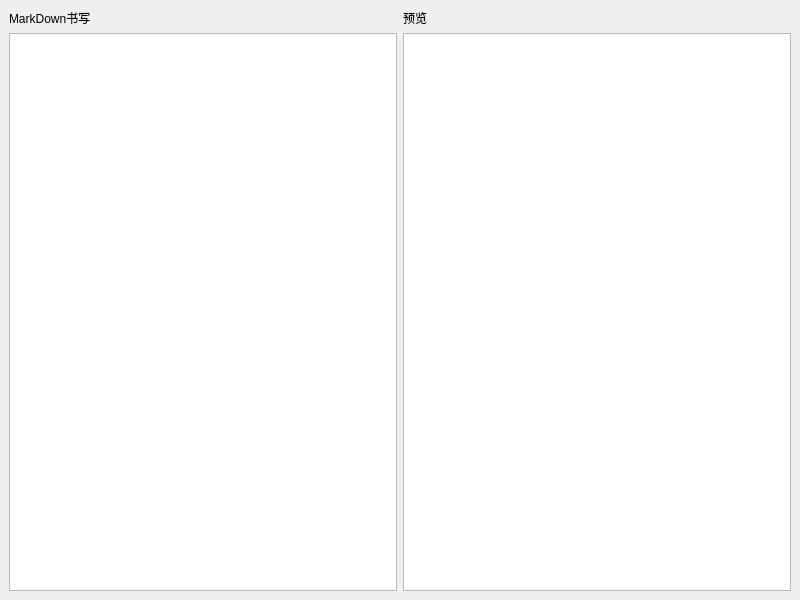
<?xml version="1.0" encoding="UTF-8"?>
<ui version="4.0">
 <class>MainWindow</class>
 <widget class="QMainWindow" name="MainWindow">
  <property name="geometry">
   <rect>
    <x>0</x>
    <y>0</y>
    <width>800</width>
    <height>600</height>
   </rect>
  </property>
  <property name="windowTitle">
   <string>微信公众号：学点编程吧--Markdown书写</string>
  </property>
  <widget class="QWidget" name="centralWidget">
   <layout class="QHBoxLayout" name="horizontalLayout">
    <item>
     <layout class="QVBoxLayout" name="verticalLayout">
      <item>
       <widget class="QLabel" name="label">
        <property name="styleSheet">
         <string notr="true">font: 16pt &quot;微软雅黑&quot;;</string>
        </property>
        <property name="text">
         <string>MarkDown书写</string>
        </property>
       </widget>
      </item>
      <item>
       <widget class="QPlainTextEdit" name="plainTextEdit"/>
      </item>
     </layout>
    </item>
    <item>
     <layout class="QVBoxLayout" name="verticalLayout_2">
      <item>
       <widget class="QLabel" name="label_2">
        <property name="styleSheet">
         <string notr="true">font: 16pt &quot;微软雅黑&quot;;</string>
        </property>
        <property name="text">
         <string>预览</string>
        </property>
       </widget>
      </item>
      <item>
       <widget class="QTextEdit" name="textEdit"/>
      </item>
     </layout>
    </item>
   </layout>
  </widget>
 </widget>
 <resources/>
 <connections/>
</ui>
